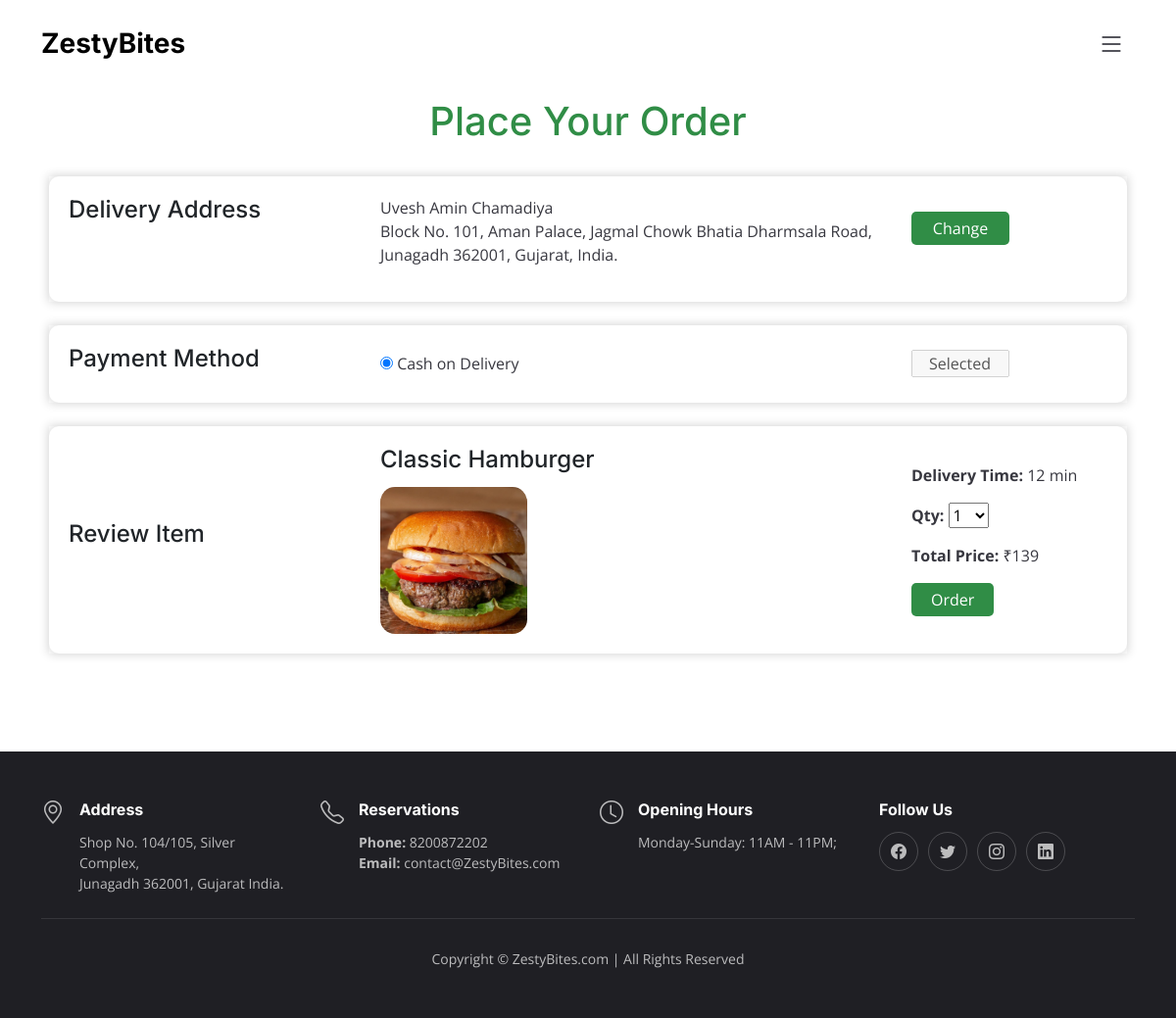
The page /order.php?product=Classic Hamburger (signed in) on the database its author committed.
### tables this page shows
CREATE TABLE `user` (
  `id` int(10) NOT NULL,
  `name` varchar(255) NOT NULL,
  `email` varchar(255) NOT NULL,
  `phone` varchar(255) NOT NULL,
  `address` varchar(255) NOT NULL,
  `password` varchar(255) NOT NULL
);

CREATE TABLE `product` (
  `id` int(10) NOT NULL,
  `name` varchar(255) NOT NULL,
  `image` varchar(255) NOT NULL,
  `description` varchar(255) NOT NULL,
  `price` varchar(255) NOT NULL,
  `productCategory` varchar(255) NOT NULL,
  `time` varchar(255) NOT NULL
);

### orderContainer.php (the view, shortened to what this page needs)
<form action='orderDetails.php' method='post'>
    <div class="container order-container">
        <div class="main-heading">
            <h1>Place Your Order</h1>
        </div>
        <section class="mt-4">
            <div class="delivery-address">
                <h2>Delivery Address</h2>
                <div class="receiver-info">
                    <?php
                    $cookieName = "logIn";
                    $sql = "select address,name from user where name='$_COOKIE[$cookieName]'";
                    $result = $con->query($sql);
                    $row = $result->fetch_array();
                    ?>
                    <p style='margin-bottom: 0px;'>
                        <?php echo $row[1]; ?>
                    </p>
                    <address>
                        <span id="addressText">
                            <?php echo $row[0]; ?>
                        </span>
                    </address>
                </div>
                <div class="width">
                    <input type="button" value="Change" class="btn change-address-btn mt-3" id="changeAddressBtn"
                        style="width: 50%">
                </div>
            </div>
        </section>
        <section class="mt-4">
            <div class="payment-method">
                <h2>Payment Method</h2>
                <div class="payment-option">
                    <input type="radio" id="cashOnDelivery" name="paymentMethod" value="cash" checked />
                    <label for="cashOnDelivery">Cash on Delivery</label>
                </div>
                <div class="width selected">
                    <input type="label" value="Selected" class="width" style="width: 50%; padding: 0px 16px" disabled />
                </div>
            </div>
        </section>
        <section class="mt-4">
            <div class="review-item">
                <h2>Review Item</h2>
                <div class="product-details">
                    <?php
                    $productSql = "select name,image,price,time from product where name='$product'";
                    $productResult = $con->query($productSql);
                    $productRow = $productResult->fetch_array();
                    $imgPath = "./assets/img/menu/" . $productRow[1];
                    $price = $productRow[2];
                    ?>
                    <h4 style='text-transform: capitalize;'>
                        <?php echo $productRow[0]; ?>
                    </h4>
                    <img src="<?php echo $imgPath; ?>" />
                </div>
                <div class="delivery-details width">
                    <p><b>Delivery Time:</b> <?php echo $productRow[3]; ?></p>
                    <p>
                        <b>Qty:</b>
                        <span>
                            <select id="quantitySelect">
                                <?php
                                for ($i = 1; $i <= 99; $i++) {
                                    ?>
                                    <option value="<?php echo $i; ?>"><?php echo $i; ?></option>
                                    <?php
                                }
                                ?>
                            </select>
                        </span>
                    </p>
                    <p><b>Total Price:</b> &#8377;<span id="productPrice">
                            <?php echo $price ?>
                        </span></p>
                    <button type="submit" class="btn btn-success order-btn">
                        Order
                    </button>
                </div>
            </div>
        </section>
    </div>
</form>

### assets/css/main.css (style rules this page uses)
:root { --font-default: "Open Sans", system-ui, -apple-system, "Segoe UI", Roboto, "Helvetica Neue", Arial, "Noto Sans", "Liberation Sans", sans-serif, "Apple Color Emoji", "Segoe UI Emoji", "Segoe UI Symbol", "Noto Color Emoji"; --font-primary: "Amatic SC", sans-serif; --font-secondary: "Inter", sans-serif; }
:root { --color-default: #212529; --color-primary: #308D46; --color-secondary: #37373f; --color-hover: #46b861; }
:root { scroll-behavior: smooth; }
body { font-family: var(--font-default); color: var(--color-default); }
h1, h2, h3, h4, h5, h6 { font-family: var(--font-secondary); }
section { overflow: hidden; padding: 80px 0; }
section { scroll-margin-top: 90px; }

### order.php (style rules this page uses)
:root { --color-default: #212529; --color-primary: #308d46; --color-secondary: #37373f; --color-hover: #46b861; }
section { padding: 0px; box-shadow: 0px 0px 10px rgba(0, 0, 0, 0.2); }
.order-container { padding: 20px; padding-top: 100px; padding-bottom: 100px; }
.width { width: 200px; }
.main-heading { display: flex; justify-content: center; color: var(--color-primary); }
.delivery-address { background-color: #fff; padding: 20px; border-radius: 10px; box-shadow: 0px 0px 10px rgba(0, 0, 0, 0.2); display: flex; flex-wrap: wrap; justify-content: space-between; justify-content: center; }
.delivery-address h2 { color: var(--color-default); margin-bottom: 10px; font-size: 24px; width: 30%; display: flex; }
.receiver-info { flex: 1; margin-right: 20px; }
.receiver-info p, address { color: var(--color-secondary); }
.change-address-btn { background-color: var(--color-primary); color: #fff; border: none; border-radius: 5px; padding: 5px 20px; cursor: pointer; transition: background-color 0.3s ease; }
.payment-method { background-color: #fff; padding: 20px; border-radius: 10px; box-shadow: 0px 0px 10px rgba(0, 0, 0, 0.2); display: flex; flex-wrap: wrap; justify-content: space-between; align-items: center; }
.payment-method h2 { color: var(--color-default); margin-bottom: 10px; font-size: 24px; width: 30%; display: flex; }
.payment-method .payment-option { flex: 1; }
.payment-method .payment-option label { color: var(--color-secondary); }
.review-item { background-color: #fff; padding: 20px; border-radius: 10px; box-shadow: 0px 0px 10px rgba(0, 0, 0, 0.2); display: flex; flex-wrap: wrap; justify-content: space-between; align-items: center; }
.review-item h2 { color: var(--color-default); margin-bottom: 10px; font-size: 24px; width: 30%; display: flex; }
.product-details { flex: 1; margin-right: 20px; }
.product-details img { width: 150px; border-radius: 10%; margin-top: 5px; }
.delivery-details p { color: var(--color-secondary); }
.order-btn { background-color: var(--color-primary); color: #fff; border: none; border-radius: 5px; padding: 5px 20px; cursor: pointer; transition: background-color 0.3s ease; }

### rows shown on the page
user: name "Uvesh Amin Chamadiya", address "Block No. 101, Aman Palace, Jagmal Chowk Bhatia Dharmsala Road, Junagadh 362001, Gujarat, India."
product: name "Classic Hamburger", image (picture), time "12 min", price "139"

### other values the page prints
form field value "1"
